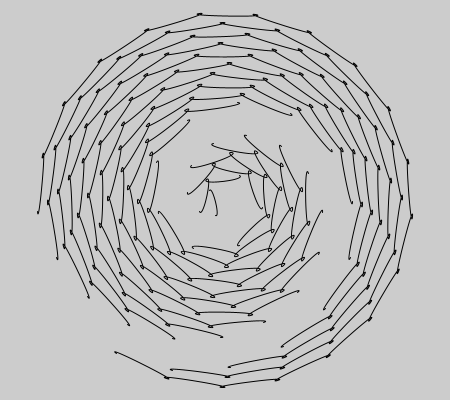
Frame 1 (no input)
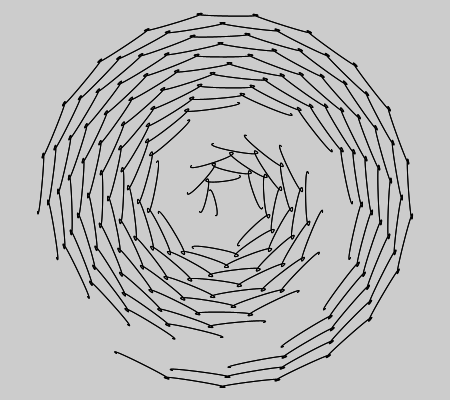
Frame 2 (the mouse pressed at the canvas centre, redrawn once)

The Processing sketch that drew these frames (run headless with seeded random() and noise(); the mouse was pressed at the canvas centre and the sketch redrawn once):

// Processing sketch: processing_39875
// ── processing_39875.pde

void setup() {
  size(450, 400);
  noFill();
  noLoop();
  smooth();
}

void draw() {
  translate(width/2, height/2);
  for (int i = 0; i<19; i++) {
    curveTightness(2);
    rrr(8+i*10, 3+i, i*10);
  }
}

void rrr(float ra, int num, int r) {
  float an = TWO_PI/num;
  rotate(an);
  beginShape();
  for (int i = 0; i<num; i++) {
    float x = sin(i*an)*ra;
    float y = cos(i*an)*ra;
    curveVertex(x, y);
  }
  endShape();
}
